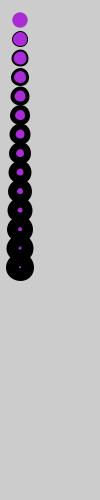
Frame 1 (no input)
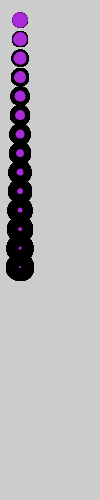
Frame 60 (the mouse pressed at the canvas centre just before this capture)
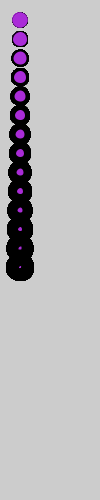
Frame 120 (the mouse held since frame 60 and released just before this capture)

The Processing sketch that drew these frames (run headless with seeded random() and noise(); from frame 60 on, the mouse is pressed at the canvas centre):

// Processing sketch: ex4_loopingb
// ── ex4_loopingb.pde
void setup() {
  size(100, 500);
}

void draw() {
  // "for" loop
  // https://processing.org/reference/for.html
  for (int i=0; i<14; i++) { 
    fill(#AA2CD8);
    strokeWeight(i);
    ellipse(20, 20+(i*19), 15, 15);
    println(i); // means print line
  }

  // Processing is sort of generating this code
  // for us:
  //ellipse(20, 20+(0*19), 15, 15);
  //ellipse(20, 20+(1*19), 15, 15);
  //ellipse(20, 20+(2*19), 15, 15);
  //ellipse(20, 20+(3*19), 15, 15);


  // note:
  // i++ means i=i+1, programers call that "syntactic sugar"
  // https://processing.org/reference/increment.html
}
